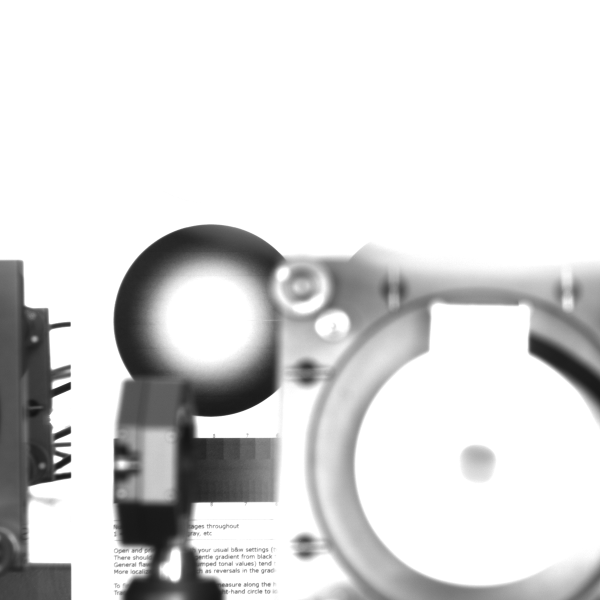
#> input picture src/cam_b_frames/cam_b_frame_10.tiff, 1200 x 1200 px, given in place of cam_a_frame_1.png, which was not available (shown at 1/2 size)
$ python find_image_key_points.py
#> lines starting #> are read from the running program, lines starting #| are printed output that depends on the picture; pictures that were not available may be replaced by others from this repository, and a replacement may not be noted
import numpy as np
import cv2
from matplotlib import pyplot as plt
import math
import os
from PIL import Image

run = "2019_12_14__13_08"


# [53 lines left out: functions save_img, getComponents, getComponents_mod, not called in this run]


#end_result = os.path.join(end_result, "Img_{}_{}".format("N", run))


img_a_path = os.path.join("D:", "2DSHI_Runs")
img_a_path = os.path.join(img_a_path, run)

if not os.path.exists(os.path.join(img_a_path, "Image_Algebra")):
  os.mkdir(os.path.join(img_a_path, "Image_Algebra"))

algebra_directory = os.path.join(img_a_path, "Image_Algebra")


img_a_path = os.path.join(img_a_path, "cam_a_frames")
img_a_path = os.path.join(img_a_path, "cam_a_frame_1.png")

img_a = cv2.imread(img_a_path, 0)
#> img_a is the input picture: shape (1200, 1200); min 18, max 255, mean 218
# cv2.IMREAD_ANYDEPTH

img_b_path = os.path.join("D:", "2DSHI_Runs")
img_b_path = os.path.join(img_b_path, run)
img_b_path = os.path.join(img_b_path, "cam_b_frames")
img_b_path = os.path.join(img_b_path, "cam_b_frame_1.png")

img_b = cv2.imread(img_b_path, 0)
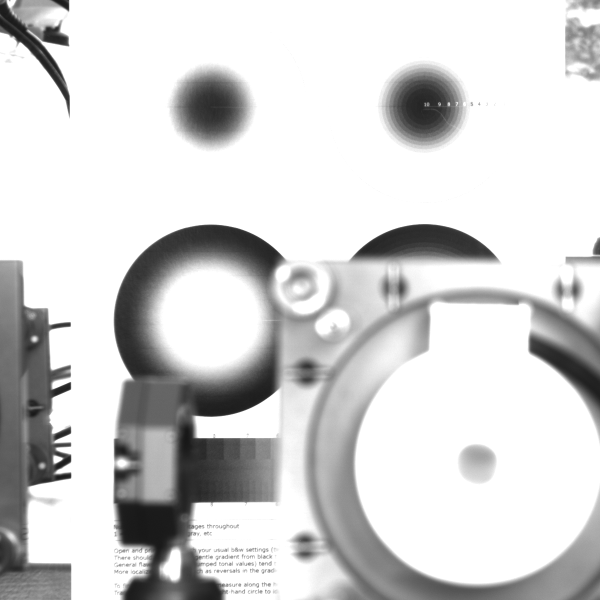
#> input picture src/cam_b_frames/cam_b_frame_1.tiff, 1200 x 1200 px, given in place of cam_b_frame_1.png, which was not available (shown at 1/2 size)
#> img_b is the input picture: shape (1200, 1200); min 22, max 255, mean 211.4

img_a_8bit = img_a.astype('uint8')
img_b_8bit = img_b.astype('uint8')


print("Img A Shape:", img_a.shape)
#| Img A Shape: (1200, 1200)

print("Img B Shape:", img_b.shape)
#| Img B Shape: (1200, 1200)


#rotated_img = cv2.imread(img_a_path, 0)
#rotated_img = np.rot90(rotated_img, 1)

height, width = img_a.shape
#> height = 1200; width = 1200
img_a_color = cv2.cvtColor(img_a, cv2.COLOR_GRAY2BGR)
img_b_color = cv2.cvtColor(img_b, cv2.COLOR_GRAY2BGR)
#blank_image = np.zeros((height,width,3), np.uint8)

# Create ORB detector with 5000 features.
#orb_detector = cv2.ORB_create(5000)
orb_detector = cv2.ORB_create(nfeatures=100000, scoreType=cv2.ORB_FAST_SCORE, nlevels=20)
# Find keypoints and descriptors.
# The first arg is the image, second arg is the mask
#  (which is not required in this case).
kp1, d1 = orb_detector.detectAndCompute(img_a_8bit, None)
#> kp1 = 3218 keypoints; strongest (x, y, size): (136, 950, 111.1), (136, 770, 111.1), (137, 950, 92.6), (137, 766, 77.1)
kp2, d2 = orb_detector.detectAndCompute(img_b_8bit, None)
#> kp2 = 3524 keypoints; strongest (x, y, size): (136, 950, 111.1), (136, 770, 111.1), (137, 950, 92.6), (133, 950, 133.3)


print("n-keypoints img 1: ", len(kp1))
#| n-keypoints img 1:  3218
print("n-keypoints img 2: ", len(kp2))
#| n-keypoints img 2:  3524
# [5 lines of commented-out code are left out]


img_a_w_keypoints = cv2.drawKeypoints(img_a, kp1, color=(0, 255, 0), flags=0, outImage=np.array([]))
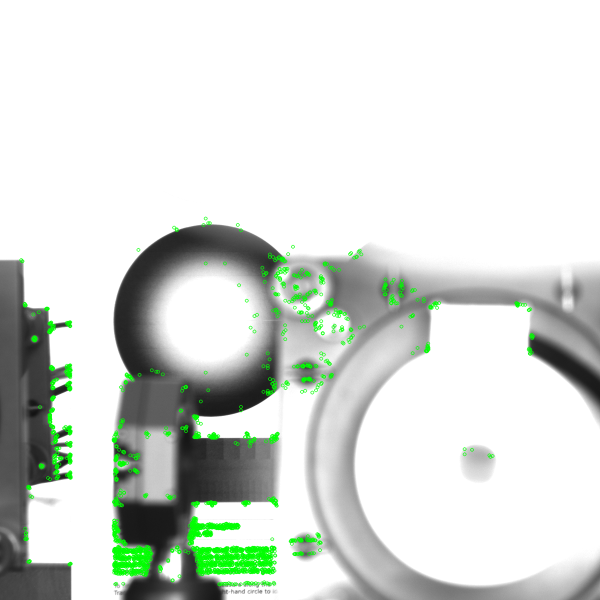
#> img_a_w_keypoints: shape (1200, 1200, 3) (shown at 1/2 size); mean of channels 0, 1, 2 213.9, 219.6, 213.9; drawn as B, G, R
img_b_w_keypoints = cv2.drawKeypoints(img_b, kp2, color=(0, 255, 0), flags=0, outImage=np.array([]))
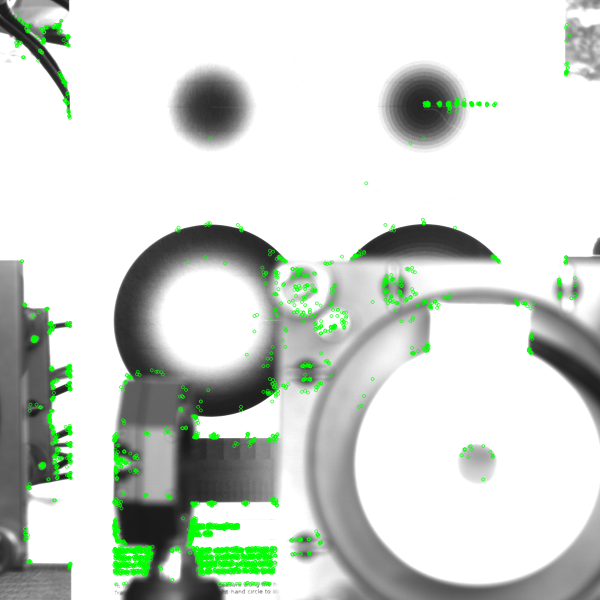
#> img_b_w_keypoints: shape (1200, 1200, 3) (shown at 1/2 size); mean of channels 0, 1, 2 206.6, 213.1, 206.6; drawn as B, G, R

f = plt.figure()
original = f.add_subplot(1, 2, 1)
original.title.set_text('Img A')
plt.imshow(img_a_w_keypoints, cmap='gray')
rotated = f.add_subplot(1,2, 2)
rotated.title.set_text('Img B')
plt.imshow(img_b_w_keypoints, cmap='gray')
plt.show(block=True)
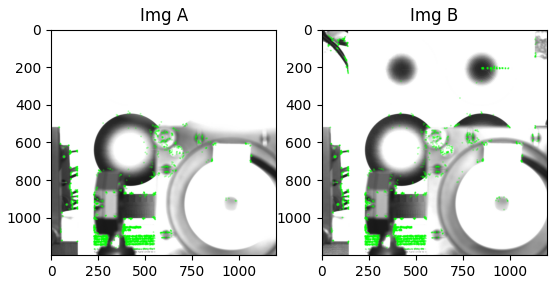
#> figure drawn by matplotlib, 2 panels
plt.close('all')


# Match features between the two images.
# We create a Brute Force matcher with
# Hamming distance as measurement mode.
matcher = cv2.BFMatcher(cv2.NORM_HAMMING, crossCheck = True)

# Match the two sets of descriptors.
matches = matcher.match(d1, d2)
#> matches = 1966 matches

# Sort matches on the basis of their Hamming distance.
#> (the run stopped early here; a loop or call above may not have finished)
